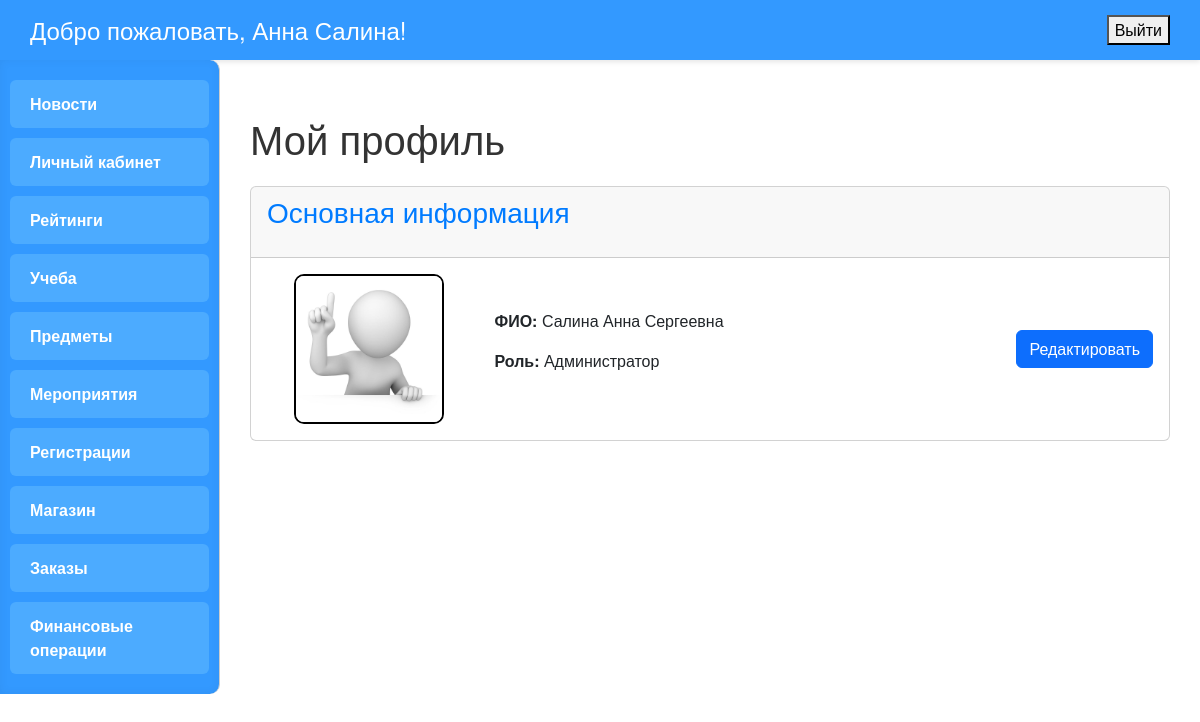
Screenshot of /home/ (signed in) with the database file from the repository.
### main/models.py (models this page shows, shortened)
class Profile(models.Model):
    ROLES = [
        ('ST', 'Студент'),
        ('TE', 'Преподаватель'),
        ('AD', 'Администратор'),
        ('MA', 'Менеджер'),
        ('PR', 'Продавец'),
    ]
    user = models.OneToOneField(User, on_delete=models.CASCADE)
    middle_name = models.CharField(max_length=50, verbose_name='Отчество', blank=True)
    role = models.CharField(max_length=2, choices=ROLES, verbose_name='Роль')
    group = models.ForeignKey('Groups', on_delete=models.SET_NULL, null=True, blank=True, verbose_name='Группа')
    user_photo = models.ImageField(upload_to='profile_photos/', blank=True, null=True, verbose_name='Фото профиля')
    def get_full_name(self):
        return f'{self.user.last_name} {self.user.first_name} {self.middle_name or ""}'

### main/views.py (the view)
# urls.py: path('home/', views.home_page, name='home'),
@login_required
def home_page(request):
    articles = Article.objects.all()
    profile = get_object_or_404(Profile, user=request.user)
    if request.method == 'POST':
        form = ProfileForm(request.POST, request.FILES, instance=profile)
        if form.is_valid():
            form.save()
    else:
        form = ProfileForm(instance=profile)
    return render(request, 'main/home.html', {
        'articles': articles,
        'profile': profile,
        'form': form,
    })

### main/templates/main/home.html (shortened to what this page needs)
{% extends "main/base.html" %}
{% block content %}
<div class="dashboard mt-4">
    <h1 class="mb-4">Мой профиль</h1>
    <div class="card mb-4">
        <div class="card-header">
            <h2>Основная информация</h2>
        </div>
        <div class="card-body">
            <div class="row align-items-center">
                <div class="col-md-3 text-center mb-3 mb-md-0">
                    {% if profile.user_photo %}
                        <img src="{{ profile.user_photo.url }}" alt="Фото профиля"
                             style="max-width: 150px; border: 2px solid black; border-radius: 10px;">
                    {% else %}
                        <div style="width: 150px; height: 150px; border: 2px solid black; border-radius: 10px;"
                             class="d-flex align-items-center justify-content-center bg-light text-secondary">
                            Нет фото
                        </div>
                    {% endif %}
                </div>
                <div class="col-md-6">
                    <p><strong>ФИО:</strong> {{ profile.get_full_name }}</p>
                    <p><strong>Роль:</strong> {{ profile.get_role_display }}</p>
                </div>
                <div class="col-md-3 text-md-end text-center">
                    <button class="btn btn-primary" id="editButton">Редактировать</button>
                </div>
            </div>
        </div>
    </div>
</div>
{% endblock %}

### main/templates/main/base.html (shortened to what this page needs)
<!DOCTYPE html>
<html lang="ru">
<head>
  <link href="https://cdn.jsdelivr.net/npm/bootstrap@5.3.3/dist/css/bootstrap.min.css" rel="stylesheet">
</head>
<body>
  <div class="header">
    {% if user.is_authenticated %}
      <h1>Добро пожаловать, {{ user.get_full_name|default:user.username }}!</h1>
      <form method="post" action="{% url 'logout' %}">
        <button type="submit" onclick="return confirm('Вы уверены, что хотите выйти?')">Выйти</button>
      </form>
    {% else %}
      <h1>Добро пожаловать!</h1>
      <a href="{% url 'login' %}" class="exit-link">Войти</a>
    {% endif %}
  </div>
  <div class="page-wrapper d-flex">
    <div class="sidebar">
      {% if user.profile.role == 'AD' %}
        <div class="menu-item"><a href="{% url 'news' %}">Новости</a></div>
        <div class="menu-item"><a href="{% url 'home' %}">Личный кабинет</a></div>
        <div class="menu-item"><a href="{% url 'dashboard' %}">Рейтинги</a></div>
        <div class="menu-item"><a href="{% url 'study' %}">Учеба</a></div>
        <div class="menu-item"><a href="{% url 'subjects' %}">Предметы</a></div>
        <div class="menu-item"><a href="{% url 'events' %}">Мероприятия</a></div>
        <div class="menu-item"><a href="{% url 'registrations' %}">Регистрации</a></div>
        <div class="menu-item"><a href="{% url 'shop' %}">Магазин</a></div>
        <div class="menu-item"><a href="{% url 'orders' %}">Заказы</a></div>
        <div class="menu-item"><a href="{% url 'operations' %}">Финансовые операции</a></div>
      {% elif user.profile.role == 'MA' %}
        <div class="menu-item"><a href="{% url 'news' %}">Новости</a></div>
        <div class="menu-item"><a href="{% url 'home' %}">Личный кабинет</a></div>
        <div class="menu-item"><a href="{% url 'events' %}">Мероприятия</a></div>
        <div class="menu-item"><a href="{% url 'registrations' %}">Регистрации</a></div>
      {% elif user.profile.role == 'PR' %}
        <div class="menu-item"><a href="{% url 'news' %}">Новости</a></div>
        <div class="menu-item"><a href="{% url 'home' %}">Личный кабинет</a></div>
        <div class="menu-item"><a href="{% url 'shop' %}">Магазин</a></div>
        <div class="menu-item"><a href="{% url 'orders' %}">Заказы</a></div>
      {% endif %}
    </div>
    <div class="main">
      {% block content %}{% endblock %}
    </div>
  </div>
</body>
</html>

### main/templates/main/base.html (style rules this page uses)
body { margin: 0; font-family: 'Helvetica Neue', Arial, sans-serif; background-color: #fff; color: #333; }
.header { background-color: #3399ff; padding: 15px 30px; display: flex; justify-content: space-between; align-items: center; box-shadow: 0 2px 5px rgba(0,0,0,0.1); }
.header h1 { margin: 0; font-size: 24px; color: #fff; }
.page-wrapper { display: flex; min-height: 100vh; }
.sidebar { width: 220px; background-color: #3399ff; border-right: 1px solid #ccc; padding: 20px 10px; display: flex; flex-direction: column; gap: 10px; border-radius: 0 10px 10px 0; box-shadow: inset 0 0 10px rgba(0,0,0,0.05); overflow-y: auto; height: 100%; }
.menu-item { padding: 12px 20px; background-color: #4cabff; color: #fff; text-decoration: none; border-radius: 6px; font-weight: 600; cursor: pointer; transition: background-color 0.3s, transform 0.2s; }
.menu-item a { color: #fff !important; text-decoration: none; display: block; width: 100%; height: 100%; }
.main { flex-grow: 1; padding: 30px; }
.main h2 { margin-top: 0; font-size: 28px; color: #007bff; margin-bottom: 20px; }

### rows the page displays
Profile: user_photo (picture), get_full_name "Салина Анна Сергеевна", role "Администратор"

### other values shown
{{ user.get_full_name|default:user.username }} "Анна Салина"
